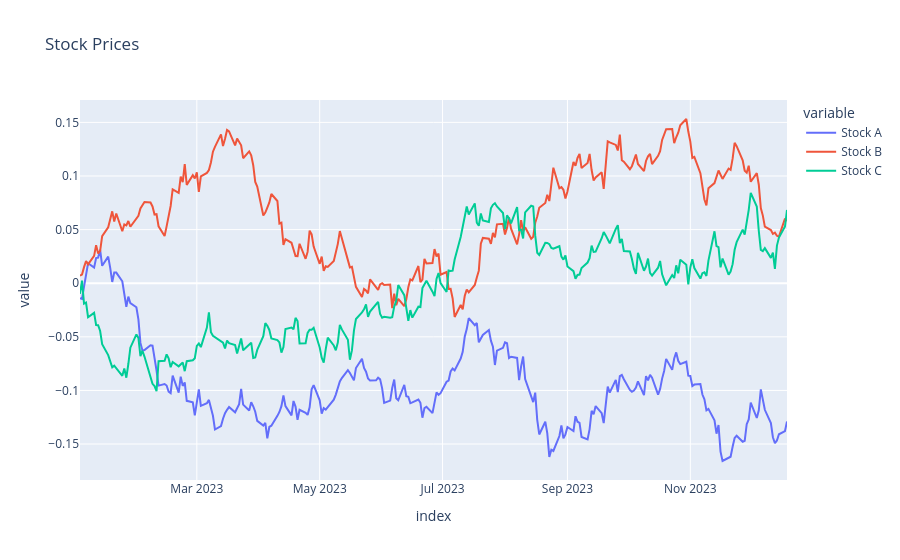

Notebook source saved alongside this figure:
### Markdown cell above
#### 🚀 **Exercise 10: Comprehensive NumPy, Pandas, and Visualization Project**

Combine NumPy, Pandas, and visualization libraries in a complete project:

- **Data Generation**: Use NumPy to generate synthetic stock data for 3 stocks over 252 trading days (1 year)
- **DataFrame Creation**: Store the data in a Pandas DataFrame with appropriate columns and date index
- **Matrix Operations**: Calculate a correlation matrix using NumPy and the stock returns
- **Visualization**: Create both Matplotlib and Plotly charts showing: price trends, returns distribution, and correlation heatmap
- **Statistics**: Calculate and display key statistics (mean return, volatility, cumulative returns)

**💡 Hint:** Combine `np.random`, `pd.DataFrame`, `plt.subplots()`, and `plotly.express` to create a comprehensive analysis.

### Code cell
import numpy as np
import pandas as pd
import plotly.express as px
import matplotlib.pyplot as plt

# Generate stock data
days = 252
dates = pd.date_range('2023-01-01', periods=days, freq='B')
stocks = ['Stock A', 'Stock B', 'Stock C']
data = np.random.normal(loc=0.0005, scale=0.01, size=(days, len(stocks))).cumsum(axis=0)
df = pd.DataFrame(data, index=dates, columns=stocks)

# Calculate returns and correlation
returns = df.pct_change().dropna()
corr = returns.corr()

# Key statistics
stats = pd.DataFrame({
    'Mean Return': returns.mean(),
    'Volatility': returns.std(),
    'Cum Return': (1 + returns).prod() - 1
})

# Visualizations
# Price trends with Plotly
fig1 = px.line(df, title='Stock Prices')
fig1.show()

# Returns distribution with matplotlib
plt.figure(figsize=(10,6))
returns.hist(bins=50, alpha=0.5)
plt.title('Returns Distribution')
plt.show()

# Correlation heatmap with matplotlib
plt.figure(figsize=(8,6))
plt.imshow(corr, cmap='coolwarm')
plt.colorbar()
for i in range(len(stocks)):
    for j in range(len(stocks)):
        plt.text(j, i, f'{corr.iloc[i,j]:.2f}', ha='center', va='center')
plt.xticks(range(len(stocks)), stocks)
plt.yticks(range(len(stocks)), stocks)
plt.title('Correlation Matrix')
plt.show()

print("\nKey Statistics:")
print(stats)

### Figure 1 — Plotly figure (JSON) as saved in the notebook; plotly's stock layout.template omitted (floating-point values rounded to 4 significant figures; data arrays with more than 128 entries replaced by an {"elided": "..."} marker saying what was removed)
{"data": [{"hovertemplate": "variable=Stock A<br>index=%{x}<br>value=%{y}<extra></extra>", "legendgroup": "Stock A", "line": {"color": "#636efa", "dash": "solid"}, "marker": {"symbol": "circle"}, "mode": "lines", "name": "Stock A", "orientation": "v", "showlegend": true, "type": "scatter", "x": {"elided": "252 str values"}, "xaxis": "x", "y": {"elided": "252 float values"}, "yaxis": "y"}, {"hovertemplate": "variable=Stock B<br>index=%{x}<br>value=%{y}<extra></extra>", "legendgroup": "Stock B", "line": {"color": "#EF553B", "dash": "solid"}, "marker": {"symbol": "circle"}, "mode": "lines", "name": "Stock B", "orientation": "v", "showlegend": true, "type": "scatter", "x": {"elided": "252 str values"}, "xaxis": "x", "y": {"elided": "252 float values"}, "yaxis": "y"}, {"hovertemplate": "variable=Stock C<br>index=%{x}<br>value=%{y}<extra></extra>", "legendgroup": "Stock C", "line": {"color": "#00cc96", "dash": "solid"}, "marker": {"symbol": "circle"}, "mode": "lines", "name": "Stock C", "orientation": "v", "showlegend": true, "type": "scatter", "x": {"elided": "252 str values"}, "xaxis": "x", "y": {"elided": "252 float values"}, "yaxis": "y"}], "layout": {"legend": {"title": {"text": "variable"}, "tracegroupgap": 0}, "title": {"text": "Stock Prices"}, "xaxis": {"anchor": "y", "domain": [0, 1], "title": {"text": "index"}}, "yaxis": {"anchor": "x", "domain": [0, 1], "title": {"text": "value"}}}}
